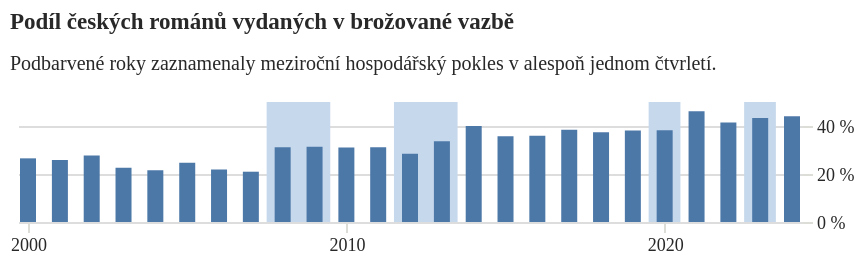

Notebook source saved alongside this figure:
### Markdown cell above
Zdroj hospodářských statistik: [https://www.kurzy.cz/makroekonomika/hdp/?imakroGraphFrom=1.1.1990](https://www.kurzy.cz/makroekonomika/hdp/?imakroGraphFrom=1.1.1990)

### Code cell
graf_broz_base = alt.Chart(
    alt_friendly(podil_broz), title=alt.Title(
        "Podíl českých románů vydaných v brožované vazbě",
    subtitle="Podbarvené roky zaznamenaly meziroční hospodářský pokles v alespoň jednom čtvrletí."),
).mark_bar(width=8).encode(
    alt.X("rok:T", title=None, axis=alt.Axis(tickCount=3)), 
    alt.Y("podil:Q", title=None, scale=alt.Scale(domain=[0.0,0.5]), axis=alt.Axis(domainOpacity=0, tickColor='#DCDDD6', tickCount=3, labelExpr="datum.label * 100 + ' %'", orient='right'))
)

hranice_krize = pd.DataFrame([
    {"start": "2007-07-01", "end": "2009-06-30"},
    {"start": "2011-07-01", "end": "2013-06-30"},
    {"start": "2019-07-01", "end": "2020-06-30"},
    {"start": "2022-07-01", "end": "2023-06-30"},
])

rect = alt.Chart(hranice_krize).mark_rect(color='#c6d8ec').encode(
    x="start:T",
    x2="end:T"
)

graf_broz = norm_dom = alt.layer(rect, graf_broz_base).properties(
    width=kredity['sirka'] * 1.2,
    height=kredity['vyska_nizkych'],
    autosize={'type': 'fit-x', 'contains': 'padding'}
).configure_view(stroke='transparent').configure_axisX(grid=False, domain=False).configure_view(stroke='transparent')

graf_broz

### Figure 1 — Vega-Lite specification as saved in the notebook (floating-point values rounded to 4 significant figures)
{"config": {"title": {"font": "Noticia Text", "fontSize": 11.5, "anchor": "start", "lineHeight": 19, "fontWeight": "bolder", "subtitleFont": "Noticia Text", "subtitleFontSize": 10, "subtitleLineHeight": 15, "subtitlePadding": 10, "dy": -10, "color": "#292829", "subtitleColor": "#292829"}, "axis": {"labelFont": "Asap", "titleFont": "Asap", "fontWeight": "lighter", "titleFontWeight": "lighter", "labelFontSize": 9, "titleFontSize": 9, "labelPadding": 2, "titlePadding": 9, "domainOpacity": 0, "tickColor": "#DCDDD6", "labelColor": "#292829"}, "legend": {"labelFont": "Asap", "labelFontWeight": "normal", "titleFont": "Asap", "titleFontWeight": "normal", "labelFontSize": 9, "titleFontSize": 9, "labelColor": "#292829"}, "axisX": {"domain": false, "grid": false}, "view": {"stroke": "transparent"}}, "layer": [{"data": {"name": "data-8b8df961ada97d634fd725ae0836d379"}, "mark": {"type": "rect", "color": "#c6d8ec"}, "encoding": {"x": {"field": "start", "type": "temporal"}, "x2": {"field": "end"}}}, {"data": {"name": "data-d07232078d9db466d9292cd283963d1a"}, "mark": {"type": "bar", "width": 8}, "encoding": {"x": {"axis": {"tickCount": 3}, "field": "rok", "title": null, "type": "temporal"}, "y": {"axis": {"domainOpacity": 0, "labelExpr": "datum.label * 100 + ' %'", "orient": "right", "tickColor": "#DCDDD6", "tickCount": 3}, "field": "podil", "scale": {"domain": [0.0, 0.5]}, "title": null, "type": "quantitative"}}, "title": {"text": "Podíl českých románů vydaných v brožované vazbě", "subtitle": "Podbarvené roky zaznamenaly meziroční hospodářský pokles v alespoň jednom čtvrletí."}}], "autosize": {"type": "fit-x", "contains": "padding"}, "height": 60, "width": 432.0, "$schema": "https://vega.github.io/schema/vega-lite/v5.8.0.json", "datasets": {"data-8b8df961ada97d634fd725ae0836d379": [{"start": "2007-07-01", "end": "2009-06-30"}, {"start": "2011-07-01", "end": "2013-06-30"}, {"start": "2019-07-01", "end": "2020-06-30"}, {"start": "2022-07-01", "end": "2023-06-30"}], "data-d07232078d9db466d9292cd283963d1a": [{"rok": "2000-01-01T00:00:00", "len": 61, "len_right": 230, "podil": 0.2652}, {"rok": "2001-01-01T00:00:00", "len": 48, "len_right": 186, "podil": 0.2581}, {"rok": "2002-01-01T00:00:00", "len": 56, "len_right": 202, "podil": 0.2772}, {"rok": "2003-01-01T00:00:00", "len": 43, "len_right": 190, "podil": 0.2263}, {"rok": "2004-01-01T00:00:00", "len": 49, "len_right": 227, "podil": 0.2159}, {"rok": "2005-01-01T00:00:00", "len": 64, "len_right": 259, "podil": 0.2471}, {"rok": "2006-01-01T00:00:00", "len": 57, "len_right": 260, "podil": 0.2192}, {"rok": "2007-01-01T00:00:00", "len": 57, "len_right": 272, "podil": 0.2096}, {"rok": "2008-01-01T00:00:00", "len": 91, "len_right": 292, "podil": 0.3116}, {"rok": "2009-01-01T00:00:00", "len": 103, "len_right": 329, "podil": 0.3131}, {"rok": "2010-01-01T00:00:00", "len": 106, "len_right": 341, "podil": 0.3109}, {"rok": "2011-01-01T00:00:00", "len": 116, "len_right": 373, "podil": 0.311}, {"rok": "2012-01-01T00:00:00", "len": 88, "len_right": 310, "podil": 0.2839}, {"rok": "2013-01-01T00:00:00", "len": 100, "len_right": 297, "podil": 0.3367}, {"rok": "2014-01-01T00:00:00", "len": 124, "len_right": 310, "podil": 0.4}, {"rok": "2015-01-01T00:00:00", "len": 122, "len_right": 341, "podil": 0.3578}, {"rok": "2016-01-01T00:00:00", "len": 128, "len_right": 356, "podil": 0.3596}, {"rok": "2017-01-01T00:00:00", "len": 141, "len_right": 367, "podil": 0.3842}, {"rok": "2018-01-01T00:00:00", "len": 141, "len_right": 377, "podil": 0.374}, {"rok": "2019-01-01T00:00:00", "len": 160, "len_right": 420, "podil": 0.381}, {"rok": "2020-01-01T00:00:00", "len": 168, "len_right": 439, "podil": 0.3827}, {"rok": "2021-01-01T00:00:00", "len": 242, "len_right": 524, "podil": 0.4618}, {"rok": "2022-01-01T00:00:00", "len": 215, "len_right": 518, "podil": 0.4151}, {"rok": "2023-01-01T00:00:00", "len": 206, "len_right": 475, "podil": 0.4337}, {"rok": "2024-01-01T00:00:00", "len": 221, "len_right": 501, "podil": 0.4411}]}}
